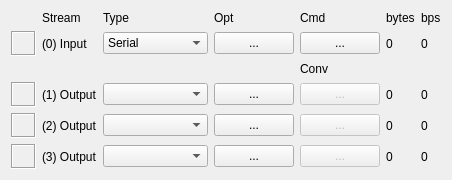
       <widget class="QWidget" name="Panel1" native="true">
        <property name="enabled">
         <bool>true</bool>
        </property>
        <property name="toolTip">
         <string/>
        </property>
        <property name="layoutDirection">
         <enum>Qt::LeftToRight</enum>
        </property>
        <property name="text" stdset="0">
         <string/>
        </property>
        <layout class="QGridLayout" name="gridLayout">
         <item row="0" column="1">
          <widget class="QLabel" name="Label5">
           <property name="enabled">
            <bool>true</bool>
           </property>
           <property name="toolTip">
            <string/>
           </property>
           <property name="text">
            <string>Stream</string>
           </property>
          </widget>
         </item>
         <item row="0" column="2">
          <widget class="QLabel" name="Label3">
           <property name="enabled">
            <bool>true</bool>
           </property>
           <property name="toolTip">
            <string/>
           </property>
           <property name="text">
            <string>Type</string>
           </property>
          </widget>
         </item>
         <item row="0" column="3">
          <widget class="QLabel" name="Label4">
           <property name="enabled">
            <bool>true</bool>
           </property>
           <property name="toolTip">
            <string/>
           </property>
           <property name="text">
            <string>Opt</string>
           </property>
          </widget>
         </item>
         <item row="0" column="5">
          <widget class="QLabel" name="Label1">
           <property name="enabled">
            <bool>true</bool>
           </property>
           <property name="toolTip">
            <string/>
           </property>
           <property name="text">
            <string>Cmd</string>
           </property>
          </widget>
         </item>
         <item row="0" column="6">
          <widget class="QLabel" name="Label6">
           <property name="enabled">
            <bool>true</bool>
           </property>
           <property name="toolTip">
            <string/>
           </property>
           <property name="text">
            <string>bytes</string>
           </property>
          </widget>
         </item>
         <item row="0" column="7">
          <widget class="QLabel" name="Label7">
           <property name="enabled">
            <bool>true</bool>
           </property>
           <property name="toolTip">
            <string/>
           </property>
           <property name="text">
            <string>bps</string>
           </property>
          </widget>
         </item>
         <item row="1" column="0">
          <widget class="QLabel" name="IndInput">
           <property name="enabled">
            <bool>true</bool>
           </property>
           <property name="minimumSize">
            <size>
             <width>25</width>
             <height>25</height>
            </size>
           </property>
           <property name="maximumSize">
            <size>
             <width>25</width>
             <height>25</height>
            </size>
           </property>
           <property name="toolTip">
            <string/>
           </property>
           <property name="layoutDirection">
            <enum>Qt::LeftToRight</enum>
           </property>
           <property name="frameShape">
            <enum>QFrame::Box</enum>
           </property>
           <property name="frameShadow">
            <enum>QFrame::Sunken</enum>
           </property>
           <property name="text">
            <string/>
           </property>
           <property name="alignment">
            <set>Qt::AlignCenter</set>
           </property>
          </widget>
         </item>
         <item row="1" column="1">
          <widget class="QLabel" name="LabelInput">
           <property name="enabled">
            <bool>true</bool>
           </property>
           <property name="palette">
            <palette>
             <active>
              <colorrole role="WindowText">
               <brush brushstyle="SolidPattern">
                <color alpha="255">
                 <red>0</red>
                 <green>0</green>
                 <blue>0</blue>
                </color>
               </brush>
              </colorrole>
             </active>
             <inactive>
              <colorrole role="WindowText">
               <brush brushstyle="SolidPattern">
                <color alpha="255">
                 <red>0</red>
                 <green>0</green>
                 <blue>0</blue>
                </color>
               </brush>
              </colorrole>
             </inactive>
             <disabled>
              <colorrole role="WindowText">
               <brush brushstyle="SolidPattern">
                <color alpha="255">
                 <red>0</red>
                 <green>0</green>
                 <blue>0</blue>
                </color>
               </brush>
              </colorrole>
             </disabled>
            </palette>
           </property>
           <property name="toolTip">
            <string/>
           </property>
           <property name="text">
            <string>(0) Input</string>
           </property>
          </widget>
         </item>
         <item row="1" column="2">
          <widget class="QComboBox" name="Input">
           <property name="enabled">
            <bool>true</bool>
           </property>
           <property name="toolTip">
            <string/>
           </property>
           <item>
            <property name="text">
             <string>Serial</string>
            </property>
           </item>
           <item>
            <property name="text">
             <string>TCP Client</string>
            </property>
           </item>
           <item>
            <property name="text">
             <string>TCP Server</string>
            </property>
           </item>
           <item>
            <property name="text">
             <string>NTRIP Client</string>
            </property>
           </item>
           <item>
            <property name="text">
             <string>File</string>
            </property>
           </item>
           <item>
            <property name="text">
             <string>FTP</string>
            </property>
           </item>
           <item>
            <property name="text">
             <string>HTTP</string>
            </property>
           </item>
          </widget>
         </item>
         <item row="1" column="3" colspan="2">
          <widget class="QPushButton" name="BtnInput">
           <property name="enabled">
            <bool>true</bool>
           </property>
           <property name="toolTip">
            <string/>
           </property>
           <property name="text">
            <string>...</string>
           </property>
           <property name="flat">
            <bool>false</bool>
           </property>
          </widget>
         </item>
         <item row="1" column="5">
          <widget class="QPushButton" name="BtnCmd">
           <property name="enabled">
            <bool>true</bool>
           </property>
           <property name="toolTip">
            <string/>
           </property>
           <property name="text">
            <string>...</string>
           </property>
           <property name="flat">
            <bool>false</bool>
           </property>
          </widget>
         </item>
         <item row="1" column="6">
          <widget class="QLabel" name="InputByte">
           <property name="enabled">
            <bool>true</bool>
           </property>
           <property name="palette">
            <palette>
             <active>
              <colorrole role="WindowText">
               <brush brushstyle="SolidPattern">
                <color alpha="255">
                 <red>0</red>
                 <green>0</green>
                 <blue>0</blue>
                </color>
               </brush>
              </colorrole>
             </active>
             <inactive>
              <colorrole role="WindowText">
               <brush brushstyle="SolidPattern">
                <color alpha="255">
                 <red>0</red>
                 <green>0</green>
                 <blue>0</blue>
                </color>
               </brush>
              </colorrole>
             </inactive>
             <disabled>
              <colorrole role="WindowText">
               <brush brushstyle="SolidPattern">
                <color alpha="255">
                 <red>0</red>
                 <green>0</green>
                 <blue>0</blue>
                </color>
               </brush>
              </colorrole>
             </disabled>
            </palette>
           </property>
           <property name="toolTip">
            <string/>
           </property>
           <property name="text">
            <string>0</string>
           </property>
          </widget>
         </item>
         <item row="1" column="7">
          <widget class="QLabel" name="InputBps">
           <property name="enabled">
            <bool>true</bool>
           </property>
           <property name="palette">
            <palette>
             <active>
              <colorrole role="WindowText">
               <brush brushstyle="SolidPattern">
                <color alpha="255">
                 <red>0</red>
                 <green>0</green>
                 <blue>0</blue>
                </color>
               </brush>
              </colorrole>
             </active>
             <inactive>
              <colorrole role="WindowText">
               <brush brushstyle="SolidPattern">
                <color alpha="255">
                 <red>0</red>
                 <green>0</green>
                 <blue>0</blue>
                </color>
               </brush>
              </colorrole>
             </inactive>
             <disabled>
              <colorrole role="WindowText">
               <brush brushstyle="SolidPattern">
                <color alpha="255">
                 <red>0</red>
                 <green>0</green>
                 <blue>0</blue>
                </color>
               </brush>
              </colorrole>
             </disabled>
            </palette>
           </property>
           <property name="toolTip">
            <string/>
           </property>
           <property name="text">
            <string>0</string>
           </property>
          </widget>
         </item>
         <item row="4" column="0">
          <widget class="QLabel" name="IndOutput1">
           <property name="enabled">
            <bool>true</bool>
           </property>
           <property name="minimumSize">
            <size>
             <width>25</width>
             <height>25</height>
            </size>
           </property>
           <property name="maximumSize">
            <size>
             <width>25</width>
             <height>25</height>
            </size>
           </property>
           <property name="toolTip">
            <string/>
           </property>
           <property name="layoutDirection">
            <enum>Qt::LeftToRight</enum>
           </property>
           <property name="frameShape">
            <enum>QFrame::Box</enum>
           </property>
           <property name="frameShadow">
            <enum>QFrame::Sunken</enum>
           </property>
           <property name="text">
            <string/>
           </property>
           <property name="alignment">
            <set>Qt::AlignCenter</set>
           </property>
          </widget>
         </item>
         <item row="4" column="1">
          <widget class="QLabel" name="LabelOutput1">
           <property name="enabled">
            <bool>true</bool>
           </property>
           <property name="palette">
            <palette>
             <active>
              <colorrole role="WindowText">
               <brush brushstyle="SolidPattern">
                <color alpha="255">
                 <red>0</red>
                 <green>0</green>
                 <blue>0</blue>
                </color>
               </brush>
              </colorrole>
             </active>
             <inactive>
              <colorrole role="WindowText">
               <brush brushstyle="SolidPattern">
                <color alpha="255">
                 <red>0</red>
                 <green>0</green>
                 <blue>0</blue>
                </color>
               </brush>
              </colorrole>
             </inactive>
             <disabled>
              <colorrole role="WindowText">
               <brush brushstyle="SolidPattern">
                <color alpha="255">
                 <red>0</red>
                 <green>0</green>
                 <blue>0</blue>
                </color>
               </brush>
              </colorrole>
             </disabled>
            </palette>
           </property>
           <property name="toolTip">
            <string/>
           </property>
           <property name="text">
            <string>(1) Output</string>
           </property>
          </widget>
         </item>
         <item row="4" column="2">
          <widget class="QComboBox" name="Output1">
           <property name="enabled">
            <bool>true</bool>
           </property>
           <property name="toolTip">
            <string/>
           </property>
           <item>
            <property name="text">
             <string/>
            </property>
           </item>
           <item>
            <property name="text">
             <string>Serial</string>
            </property>
           </item>
           <item>
            <property name="text">
             <string>TCP Client</string>
            </property>
           </item>
           <item>
            <property name="text">
             <string>TCP Server</string>
            </property>
           </item>
           <item>
            <property name="text">
             <string>NTRIP Server</string>
            </property>
           </item>
           <item>
            <property name="text">
             <string>File</string>
            </property>
           </item>
          </widget>
         </item>
         <item row="4" column="3" colspan="2">
          <widget class="QPushButton" name="BtnOutput1">
           <property name="enabled">
            <bool>true</bool>
           </property>
           <property name="toolTip">
            <string/>
           </property>
           <property name="text">
            <string>...</string>
           </property>
           <property name="flat">
            <bool>false</bool>
           </property>
          </widget>
         </item>
         <item row="4" column="5">
          <widget class="QPushButton" name="BtnConv1">
           <property name="enabled">
            <bool>false</bool>
           </property>
           <property name="toolTip">
            <string/>
           </property>
           <property name="text">
            <string>...</string>
           </property>
           <property name="flat">
            <bool>false</bool>
           </property>
          </widget>
         </item>
         <item row="4" column="6">
          <widget class="QLabel" name="Output1Byte">
           <property name="enabled">
            <bool>true</bool>
           </property>
           <property name="palette">
            <palette>
             <active>
              <colorrole role="WindowText">
               <brush brushstyle="SolidPattern">
                <color alpha="255">
                 <red>0</red>
                 <green>0</green>
                 <blue>0</blue>
                </color>
               </brush>
              </colorrole>
             </active>
             <inactive>
              <colorrole role="WindowText">
               <brush brushstyle="SolidPattern">
                <color alpha="255">
                 <red>0</red>
                 <green>0</green>
                 <blue>0</blue>
                </color>
               </brush>
              </colorrole>
             </inactive>
             <disabled>
              <colorrole role="WindowText">
               <brush brushstyle="SolidPattern">
                <color alpha="255">
                 <red>0</red>
                 <green>0</green>
                 <blue>0</blue>
                </color>
               </brush>
              </colorrole>
             </disabled>
            </palette>
           </property>
           <property name="toolTip">
            <string/>
           </property>
           <property name="text">
            <string>0</string>
           </property>
          </widget>
         </item>
         <item row="4" column="7">
          <widget class="QLabel" name="Output1Bps">
           <property name="enabled">
            <bool>true</bool>
           </property>
           <property name="palette">
            <palette>
             <active>
              <colorrole role="WindowText">
               <brush brushstyle="SolidPattern">
                <color alpha="255">
                 <red>0</red>
                 <green>0</green>
                 <blue>0</blue>
                </color>
               </brush>
              </colorrole>
             </active>
             <inactive>
              <colorrole role="WindowText">
               <brush brushstyle="SolidPattern">
                <color alpha="255">
                 <red>0</red>
                 <green>0</green>
                 <blue>0</blue>
                </color>
               </brush>
              </colorrole>
             </inactive>
             <disabled>
              <colorrole role="WindowText">
               <brush brushstyle="SolidPattern">
                <color alpha="255">
                 <red>0</red>
                 <green>0</green>
                 <blue>0</blue>
                </color>
               </brush>
              </colorrole>
             </disabled>
            </palette>
           </property>
           <property name="toolTip">
            <string/>
           </property>
           <property name="text">
            <string>0</string>
           </property>
          </widget>
         </item>
         <item row="5" column="0">
          <widget class="QLabel" name="IndOutput2">
           <property name="enabled">
            <bool>true</bool>
           </property>
           <property name="minimumSize">
            <size>
             <width>25</width>
             <height>25</height>
            </size>
           </property>
           <property name="maximumSize">
            <size>
             <width>25</width>
             <height>25</height>
            </size>
           </property>
           <property name="toolTip">
            <string/>
           </property>
           <property name="layoutDirection">
            <enum>Qt::LeftToRight</enum>
           </property>
           <property name="frameShape">
            <enum>QFrame::Box</enum>
           </property>
           <property name="frameShadow">
            <enum>QFrame::Sunken</enum>
           </property>
           <property name="text">
            <string/>
           </property>
           <property name="alignment">
            <set>Qt::AlignCenter</set>
           </property>
          </widget>
         </item>
         <item row="5" column="1">
          <widget class="QLabel" name="LabelOutput2">
           <property name="enabled">
            <bool>true</bool>
           </property>
           <property name="palette">
            <palette>
             <active>
              <colorrole role="WindowText">
               <brush brushstyle="SolidPattern">
                <color alpha="255">
                 <red>0</red>
                 <green>0</green>
                 <blue>0</blue>
                </color>
               </brush>
              </colorrole>
             </active>
             <inactive>
              <colorrole role="WindowText">
               <brush brushstyle="SolidPattern">
                <color alpha="255">
                 <red>0</red>
                 <green>0</green>
                 <blue>0</blue>
                </color>
               </brush>
              </colorrole>
             </inactive>
             <disabled>
              <colorrole role="WindowText">
               <brush brushstyle="SolidPattern">
                <color alpha="255">
                 <red>0</red>
                 <green>0</green>
                 <blue>0</blue>
                </color>
               </brush>
              </colorrole>
             </disabled>
            </palette>
           </property>
           <property name="toolTip">
            <string/>
           </property>
           <property name="text">
            <string>(2) Output</string>
           </property>
          </widget>
         </item>
         <item row="5" column="2">
          <widget class="QComboBox" name="Output2">
           <property name="enabled">
            <bool>true</bool>
           </property>
           <property name="toolTip">
            <string/>
           </property>
           <item>
            <property name="text">
             <string/>
            </property>
           </item>
           <item>
            <property name="text">
             <string>Serial</string>
            </property>
           </item>
           <item>
            <property name="text">
             <string>TCP Client</string>
            </property>
           </item>
           <item>
            <property name="text">
             <string>TCP Server</string>
            </property>
           </item>
           <item>
            <property name="text">
             <string>NTRIP Server</string>
            </property>
           </item>
           <item>
            <property name="text">
             <string>File</string>
            </property>
           </item>
          </widget>
         </item>
         <item row="5" column="3" colspan="2">
          <widget class="QPushButton" name="BtnOutput2">
           <property name="enabled">
            <bool>true</bool>
           </property>
           <property name="toolTip">
            <string/>
           </property>
           <property name="text">
            <string>...</string>
           </property>
           <property name="flat">
            <bool>false</bool>
           </property>
          </widget>
         </item>
         <item row="5" column="5">
          <widget class="QPushButton" name="BtnConv2">
           <property name="enabled">
            <bool>false</bool>
           </property>
           <property name="toolTip">
            <string/>
           </property>
           <property name="text">
            <string>...</string>
           </property>
           <property name="flat">
            <bool>false</bool>
           </property>
          </widget>
         </item>
         <item row="5" column="6">
          <widget class="QLabel" name="Output2Byte">
           <property name="enabled">
            <bool>true</bool>
           </property>
           <property name="palette">
            <palette>
             <active>
              <colorrole role="WindowText">
               <brush brushstyle="SolidPattern">
                <color alpha="255">
                 <red>0</red>
                 <green>0</green>
                 <blue>0</blue>
                </color>
               </brush>
              </colorrole>
             </active>
             <inactive>
              <colorrole role="WindowText">
               <brush brushstyle="SolidPattern">
                <color alpha="255">
                 <red>0</red>
                 <green>0</green>
                 <blue>0</blue>
                </color>
               </brush>
              </colorrole>
             </inactive>
             <disabled>
              <colorrole role="WindowText">
               <brush brushstyle="SolidPattern">
                <color alpha="255">
                 <red>0</red>
                 <green>0</green>
                 <blue>0</blue>
                </color>
               </brush>
              </colorrole>
             </disabled>
            </palette>
           </property>
           <property name="toolTip">
            <string/>
           </property>
           <property name="text">
            <string>0</string>
           </property>
          </widget>
         </item>
         <item row="5" column="7">
          <widget class="QLabel" name="Output2Bps">
           <property name="enabled">
            <bool>true</bool>
           </property>
           <property name="palette">
            <palette>
             <active>
              <colorrole role="WindowText">
               <brush brushstyle="SolidPattern">
                <color alpha="255">
                 <red>0</red>
                 <green>0</green>
                 <blue>0</blue>
                </color>
               </brush>
              </colorrole>
             </active>
             <inactive>
              <colorrole role="WindowText">
               <brush brushstyle="SolidPattern">
                <color alpha="255">
                 <red>0</red>
                 <green>0</green>
                 <blue>0</blue>
                </color>
               </brush>
              </colorrole>
             </inactive>
             <disabled>
              <colorrole role="WindowText">
               <brush brushstyle="SolidPattern">
                <color alpha="255">
                 <red>0</red>
                 <green>0</green>
                 <blue>0</blue>
                </color>
               </brush>
              </colorrole>
             </disabled>
            </palette>
           </property>
           <property name="toolTip">
            <string/>
           </property>
           <property name="text">
            <string>0</string>
           </property>
          </widget>
         </item>
         <item row="6" column="0">
          <widget class="QLabel" name="IndOutput3">
           <property name="enabled">
            <bool>true</bool>
           </property>
           <property name="minimumSize">
            <size>
             <width>25</width>
             <height>25</height>
            </size>
           </property>
           <property name="maximumSize">
            <size>
             <width>25</width>
             <height>25</height>
            </size>
           </property>
           <property name="toolTip">
            <string/>
           </property>
           <property name="layoutDirection">
            <enum>Qt::LeftToRight</enum>
           </property>
           <property name="frameShape">
            <enum>QFrame::Box</enum>
           </property>
           <property name="frameShadow">
            <enum>QFrame::Sunken</enum>
           </property>
           <property name="text">
            <string/>
           </property>
           <property name="alignment">
            <set>Qt::AlignCenter</set>
           </property>
          </widget>
         </item>
         <item row="6" column="1">
          <widget class="QLabel" name="LabelOutput3">
           <property name="enabled">
            <bool>true</bool>
           </property>
           <property name="palette">
            <palette>
             <active>
              <colorrole role="WindowText">
               <brush brushstyle="SolidPattern">
                <color alpha="255">
                 <red>0</red>
                 <green>0</green>
                 <blue>0</blue>
                </color>
               </brush>
              </colorrole>
             </active>
             <inactive>
              <colorrole role="WindowText">
               <brush brushstyle="SolidPattern">
                <color alpha="255">
                 <red>0</red>
                 <green>0</green>
                 <blue>0</blue>
                </color>
               </brush>
              </colorrole>
             </inactive>
             <disabled>
              <colorrole role="WindowText">
               <brush brushstyle="SolidPattern">
                <color alpha="255">
                 <red>0</red>
                 <green>0</green>
                 <blue>0</blue>
                </color>
               </brush>
              </colorrole>
             </disabled>
            </palette>
           </property>
           <property name="toolTip">
            <string/>
           </property>
           <property name="text">
            <string>(3) Output</string>
           </property>
          </widget>
         </item>
         <item row="6" column="2">
          <widget class="QComboBox" name="Output3">
           <property name="enabled">
            <bool>true</bool>
           </property>
           <property name="toolTip">
            <string/>
           </property>
           <item>
            <property name="text">
             <string/>
            </property>
           </item>
           <item>
            <property name="text">
             <string>Serial</string>
            </property>
           </item>
           <item>
            <property name="text">
             <string>TCP Client</string>
            </property>
           </item>
           <item>
            <property name="text">
             <string>TCP Server</string>
            </property>
           </item>
           <item>
            <property name="text">
             <string>NTRIP Server</string>
            </property>
           </item>
           <item>
            <property name="text">
             <string>File</string>
            </property>
           </item>
          </widget>
         </item>
         <item row="6" column="3" colspan="2">
          <widget class="QPushButton" name="BtnOutput3">
           <property name="enabled">
            <bool>true</bool>
           </property>
           <property name="toolTip">
            <string/>
           </property>
           <property name="text">
            <string>...</string>
           </property>
           <property name="flat">
            <bool>false</bool>
           </property>
          </widget>
         </item>
         <item row="6" column="5">
          <widget class="QPushButton" name="BtnConv3">
           <property name="enabled">
            <bool>false</bool>
           </property>
           <property name="toolTip">
            <string/>
           </property>
           <property name="text">
            <string>...</string>
           </property>
           <property name="flat">
            <bool>false</bool>
           </property>
          </widget>
         </item>
         <item row="6" column="6">
          <widget class="QLabel" name="Output3Byte">
           <property name="enabled">
            <bool>true</bool>
           </property>
           <property name="palette">
            <palette>
             <active>
              <colorrole role="WindowText">
               <brush brushstyle="SolidPattern">
                <color alpha="255">
                 <red>0</red>
                 <green>0</green>
                 <blue>0</blue>
                </color>
               </brush>
              </colorrole>
             </active>
             <inactive>
              <colorrole role="WindowText">
               <brush brushstyle="SolidPattern">
                <color alpha="255">
                 <red>0</red>
                 <green>0</green>
                 <blue>0</blue>
                </color>
               </brush>
              </colorrole>
             </inactive>
             <disabled>
              <colorrole role="WindowText">
               <brush brushstyle="SolidPattern">
                <color alpha="255">
                 <red>0</red>
                 <green>0</green>
                 <blue>0</blue>
                </color>
               </brush>
              </colorrole>
             </disabled>
            </palette>
           </property>
           <property name="toolTip">
            <string/>
           </property>
           <property name="text">
            <string>0</string>
           </property>
          </widget>
         </item>
         <item row="6" column="7">
          <widget class="QLabel" name="Output3Bps">
           <property name="enabled">
            <bool>true</bool>
           </property>
           <property name="palette">
            <palette>
             <active>
              <colorrole role="WindowText">
               <brush brushstyle="SolidPattern">
                <color alpha="255">
                 <red>0</red>
                 <green>0</green>
                 <blue>0</blue>
                </color>
               </brush>
              </colorrole>
             </active>
             <inactive>
              <colorrole role="WindowText">
               <brush brushstyle="SolidPattern">
                <color alpha="255">
                 <red>0</red>
                 <green>0</green>
                 <blue>0</blue>
                </color>
               </brush>
              </colorrole>
             </inactive>
             <disabled>
              <colorrole role="WindowText">
               <brush brushstyle="SolidPattern">
                <color alpha="255">
                 <red>0</red>
                 <green>0</green>
                 <blue>0</blue>
                </color>
               </brush>
              </colorrole>
             </disabled>
            </palette>
           </property>
           <property name="toolTip">
            <string/>
           </property>
           <property name="text">
            <string>0</string>
           </property>
          </widget>
         </item>
         <item row="3" column="5">
          <widget class="QLabel" name="Label2">
           <property name="enabled">
            <bool>true</bool>
           </property>
           <property name="toolTip">
            <string/>
           </property>
           <property name="text">
            <string>Conv</string>
           </property>
           <property name="alignment">
            <set>Qt::AlignLeading|Qt::AlignLeft|Qt::AlignVCenter</set>
           </property>
          </widget>
         </item>
        </layout>
       </widget>
